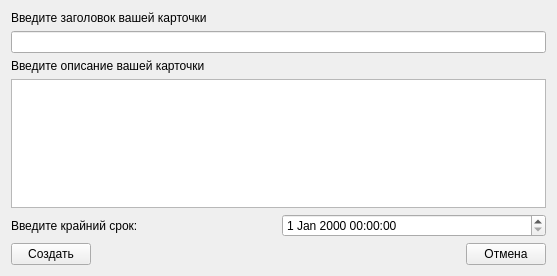
<?xml version="1.0" encoding="UTF-8"?>
<ui version="4.0">
 <class>windowCreateOrEditingCard</class>
 <widget class="QWidget" name="windowCreateOrEditingCard">
  <property name="geometry">
   <rect>
    <x>0</x>
    <y>0</y>
    <width>557</width>
    <height>276</height>
   </rect>
  </property>
  <property name="windowTitle">
   <string>Form</string>
  </property>
  <layout class="QGridLayout" name="gridLayout">
   <item row="0" column="0">
    <layout class="QVBoxLayout" name="verticalLayout">
     <item>
      <widget class="QLabel" name="labelNameBoard">
       <property name="text">
        <string>Введите заголовок вашей карточки</string>
       </property>
      </widget>
     </item>
     <item>
      <widget class="QLineEdit" name="editTitleCard"/>
     </item>
    </layout>
   </item>
   <item row="1" column="0">
    <layout class="QVBoxLayout" name="verticalLayout_2">
     <item>
      <widget class="QLabel" name="labelDescriptionBoard">
       <property name="text">
        <string>Введите описание вашей карточки</string>
       </property>
      </widget>
     </item>
     <item>
      <widget class="QTextEdit" name="editDesriptionCard"/>
     </item>
    </layout>
   </item>
   <item row="2" column="0">
    <layout class="QHBoxLayout" name="horizontalLayout_2">
     <item>
      <widget class="QLabel" name="label">
       <property name="text">
        <string>Введите крайний срок: </string>
       </property>
      </widget>
     </item>
     <item>
      <widget class="QDateTimeEdit" name="dateTimeDeadLines"/>
     </item>
    </layout>
   </item>
   <item row="3" column="0">
    <layout class="QHBoxLayout" name="horizontalLayout">
     <item>
      <widget class="QPushButton" name="buttonCreate">
       <property name="text">
        <string>Создать</string>
       </property>
      </widget>
     </item>
     <item>
      <spacer name="horizontalSpacer">
       <property name="orientation">
        <enum>Qt::Horizontal</enum>
       </property>
       <property name="sizeHint" stdset="0">
        <size>
         <width>40</width>
         <height>20</height>
        </size>
       </property>
      </spacer>
     </item>
     <item>
      <widget class="QPushButton" name="buttonCancel">
       <property name="text">
        <string>Отмена</string>
       </property>
      </widget>
     </item>
    </layout>
   </item>
  </layout>
 </widget>
 <resources/>
 <connections/>
</ui>
